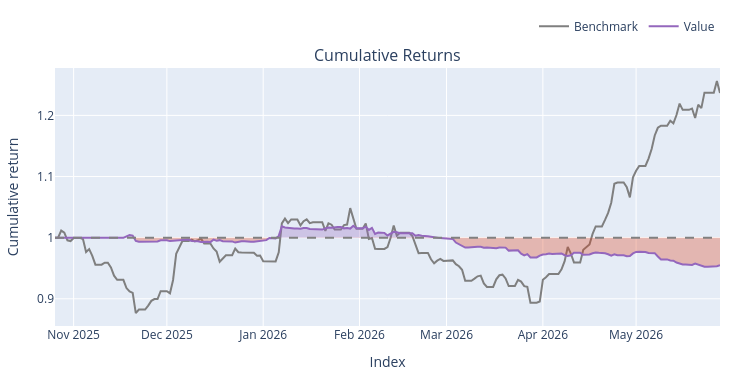

Notebook source saved alongside this figure:
### Code cell
pf.regroup(group_by=True).plot().show()

### Figure 1 — Plotly figure (JSON) as saved in the notebook; plotly's stock layout.template omitted (floating-point values rounded to 4 significant figures; data arrays with more than 128 entries replaced by an {"elided": "..."} marker saying what was removed)
{"data": [{"legendgroup": "0", "line": {"color": "#7f7f7f"}, "mode": "lines", "name": "Benchmark", "showlegend": true, "type": "scatter", "x": {"elided": "215 str values"}, "xaxis": "x", "y": {"elided": "215 float values"}, "yaxis": "y"}, {"hoverinfo": "skip", "line": {"color": "rgba(0, 0, 0, 0)", "width": 0}, "mode": "lines", "opacity": 0, "showlegend": false, "type": "scatter", "x": {"elided": "215 str values"}, "xaxis": "x", "y": {"elided": "215 int values"}, "yaxis": "y"}, {"connectgaps": false, "fill": "tonexty", "fillcolor": "rgba(148,103,189,0.3000)", "hoverinfo": "skip", "line": {"color": "rgba(0, 0, 0, 0)", "width": 0}, "mode": "lines", "opacity": 0, "showlegend": false, "type": "scatter", "x": {"elided": "215 str values"}, "xaxis": "x", "y": {"elided": "215 float values"}, "yaxis": "y"}, {"hoverinfo": "skip", "line": {"color": "rgba(0, 0, 0, 0)", "width": 0}, "mode": "lines", "opacity": 0, "showlegend": false, "type": "scatter", "x": {"elided": "215 str values"}, "xaxis": "x", "y": {"elided": "215 int values"}, "yaxis": "y"}, {"connectgaps": false, "fill": "tonexty", "fillcolor": "rgba(220,57,18,0.3000)", "hoverinfo": "skip", "line": {"color": "rgba(0, 0, 0, 0)", "width": 0}, "mode": "lines", "opacity": 0, "showlegend": false, "type": "scatter", "x": {"elided": "215 str values"}, "xaxis": "x", "y": {"elided": "215 float values"}, "yaxis": "y"}, {"legendgroup": "1", "line": {"color": "#9467bd"}, "mode": "lines", "name": "Value", "showlegend": true, "type": "scatter", "x": {"elided": "215 str values"}, "xaxis": "x", "y": {"elided": "215 float values"}, "yaxis": "y"}, {"hoverinfo": "skip", "line": {"color": "rgba(0, 0, 0, 0)", "width": 0}, "mode": "lines", "opacity": 0, "showlegend": false, "type": "scatter", "x": {"elided": "215 str values"}, "xaxis": "x", "y": {"elided": "215 int values"}, "yaxis": "y"}], "layout": {"annotations": [{"font": {"size": 16}, "showarrow": false, "text": "Cumulative Returns", "x": 0.5, "xanchor": "center", "xref": "paper", "y": 1, "yanchor": "bottom", "yref": "paper"}], "height": 380, "legend": {"orientation": "h", "traceorder": "normal", "x": 1, "xanchor": "right", "y": 1.105, "yanchor": "bottom"}, "margin": {"b": 30, "l": 30, "r": 30, "t": 30}, "shapes": [{"line": {"color": "gray", "dash": "dash"}, "type": "line", "x0": 0, "x1": 1, "xref": "paper", "y0": 1, "y1": 1, "yref": "y"}], "showlegend": true, "width": 750, "xaxis": {"anchor": "y", "domain": [0, 1], "title": {"text": "Index"}}, "yaxis": {"anchor": "x", "domain": [0, 1], "title": {"text": "Cumulative return"}}}}
